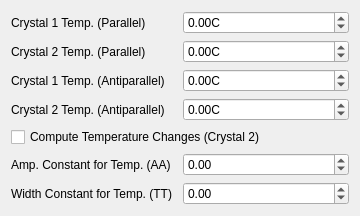
           <widget class="QWidget" name="scrollAreaWidgetContents_7">
            <property name="geometry">
             <rect>
              <x>0</x>
              <y>0</y>
              <width>360</width>
              <height>216</height>
             </rect>
            </property>
            <layout class="QVBoxLayout" name="verticalLayout_17">
             <item>
              <layout class="QHBoxLayout" name="horizontalLayout_58">
               <item>
                <widget class="QLabel" name="sg_label_54">
                 <property name="text">
                  <string>Crystal 1 Temp. (Parallel)</string>
                 </property>
                </widget>
               </item>
               <item>
                <widget class="QDoubleSpinBox" name="src_aprt_47">
                 <property name="suffix">
                  <string>C</string>
                 </property>
                 <property name="decimals">
                  <number>2</number>
                 </property>
                 <property name="minimum">
                  <double>-9999.000000000000000</double>
                 </property>
                 <property name="maximum">
                  <double>9999.000000000000000</double>
                 </property>
                </widget>
               </item>
              </layout>
             </item>
             <item>
              <layout class="QHBoxLayout" name="horizontalLayout_59">
               <item>
                <widget class="QLabel" name="sg_label_55">
                 <property name="text">
                  <string>Crystal 2 Temp. (Parallel)</string>
                 </property>
                </widget>
               </item>
               <item>
                <widget class="QDoubleSpinBox" name="src_aprt_48">
                 <property name="suffix">
                  <string>C</string>
                 </property>
                 <property name="decimals">
                  <number>2</number>
                 </property>
                 <property name="minimum">
                  <double>-9999.000000000000000</double>
                 </property>
                 <property name="maximum">
                  <double>9999.000000000000000</double>
                 </property>
                </widget>
               </item>
              </layout>
             </item>
             <item>
              <layout class="QHBoxLayout" name="horizontalLayout_61">
               <item>
                <widget class="QLabel" name="sg_label_57">
                 <property name="text">
                  <string>Crystal 1 Temp. (Antiparallel)</string>
                 </property>
                </widget>
               </item>
               <item>
                <widget class="QDoubleSpinBox" name="src_aprt_50">
                 <property name="suffix">
                  <string>C</string>
                 </property>
                 <property name="decimals">
                  <number>2</number>
                 </property>
                 <property name="minimum">
                  <double>-9999.000000000000000</double>
                 </property>
                 <property name="maximum">
                  <double>9999.000000000000000</double>
                 </property>
                </widget>
               </item>
              </layout>
             </item>
             <item>
              <layout class="QHBoxLayout" name="horizontalLayout_60">
               <item>
                <widget class="QLabel" name="sg_label_56">
                 <property name="text">
                  <string>Crystal 2 Temp. (Antiparallel)</string>
                 </property>
                </widget>
               </item>
               <item>
                <widget class="QDoubleSpinBox" name="src_aprt_49">
                 <property name="suffix">
                  <string>C</string>
                 </property>
                 <property name="decimals">
                  <number>2</number>
                 </property>
                 <property name="minimum">
                  <double>-9999.000000000000000</double>
                 </property>
                 <property name="maximum">
                  <double>9999.000000000000000</double>
                 </property>
                </widget>
               </item>
              </layout>
             </item>
             <item>
              <widget class="QCheckBox" name="make_temp_change">
               <property name="text">
                <string>Compute Temperature Changes (Crystal 2)</string>
               </property>
              </widget>
             </item>
             <item>
              <layout class="QHBoxLayout" name="horizontalLayout_62">
               <item>
                <widget class="QLabel" name="sg_label_58">
                 <property name="text">
                  <string>Amp. Constant for Temp. (AA)</string>
                 </property>
                </widget>
               </item>
               <item>
                <widget class="QDoubleSpinBox" name="src_aprt_51">
                 <property name="suffix">
                  <string/>
                 </property>
                 <property name="decimals">
                  <number>2</number>
                 </property>
                 <property name="minimum">
                  <double>-9999.000000000000000</double>
                 </property>
                 <property name="maximum">
                  <double>9999.000000000000000</double>
                 </property>
                </widget>
               </item>
              </layout>
             </item>
             <item>
              <layout class="QHBoxLayout" name="horizontalLayout_63">
               <item>
                <widget class="QLabel" name="sg_label_59">
                 <property name="text">
                  <string>Width Constant for Temp. (TT)</string>
                 </property>
                </widget>
               </item>
               <item>
                <widget class="QDoubleSpinBox" name="src_aprt_52">
                 <property name="suffix">
                  <string/>
                 </property>
                 <property name="decimals">
                  <number>2</number>
                 </property>
                 <property name="minimum">
                  <double>-9999.000000000000000</double>
                 </property>
                 <property name="maximum">
                  <double>9999.000000000000000</double>
                 </property>
                </widget>
               </item>
              </layout>
             </item>
             <item>
              <spacer name="verticalSpacer_6">
               <property name="orientation">
                <enum>Qt::Vertical</enum>
               </property>
               <property name="sizeHint" stdset="0">
                <size>
                 <width>20</width>
                 <height>40</height>
                </size>
               </property>
              </spacer>
             </item>
            </layout>
           </widget>
